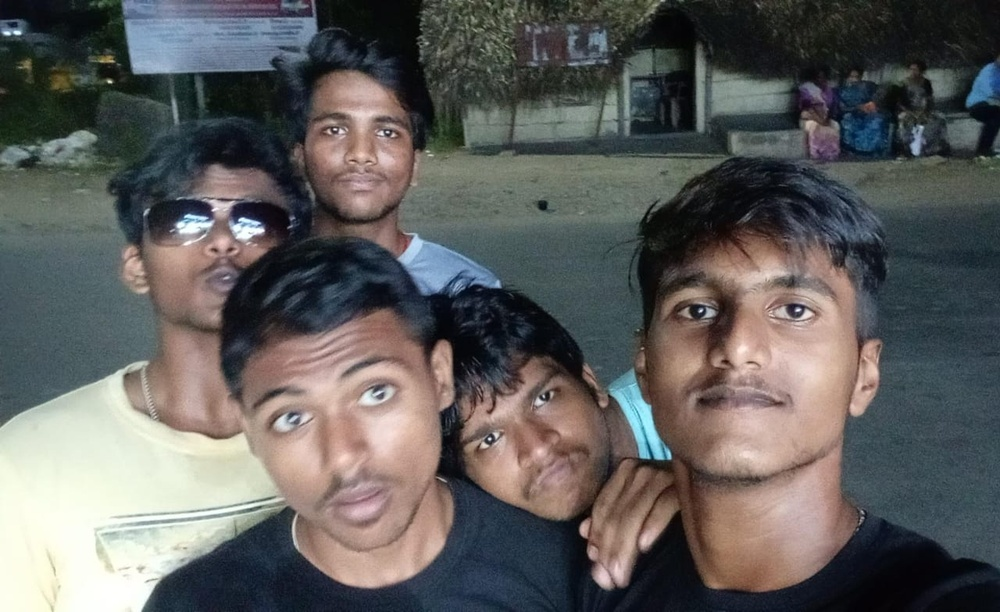
#> input picture test.jpg, 1000 x 612 px, shrunk from 1280 x 783 before the run
$ python benchmark.py 3
#> lines starting #> are read from the running program, lines starting #| are printed output that depends on the picture

import cv2
import time
import sys
def benchmark(num_times):

#> called with num_times = 3
    start = time.clock_gettime(time.CLOCK_REALTIME)
    face_cascade = cv2.CascadeClassifier('haarcascade_frontalface_default.xml')
    img = cv2.imread('test.jpg')
#> img is the input picture: shape (612, 1000, 3); mean B, G, R 92.7, 94.2, 95.4
    gray = cv2.cvtColor(img, cv2.COLOR_BGR2GRAY)
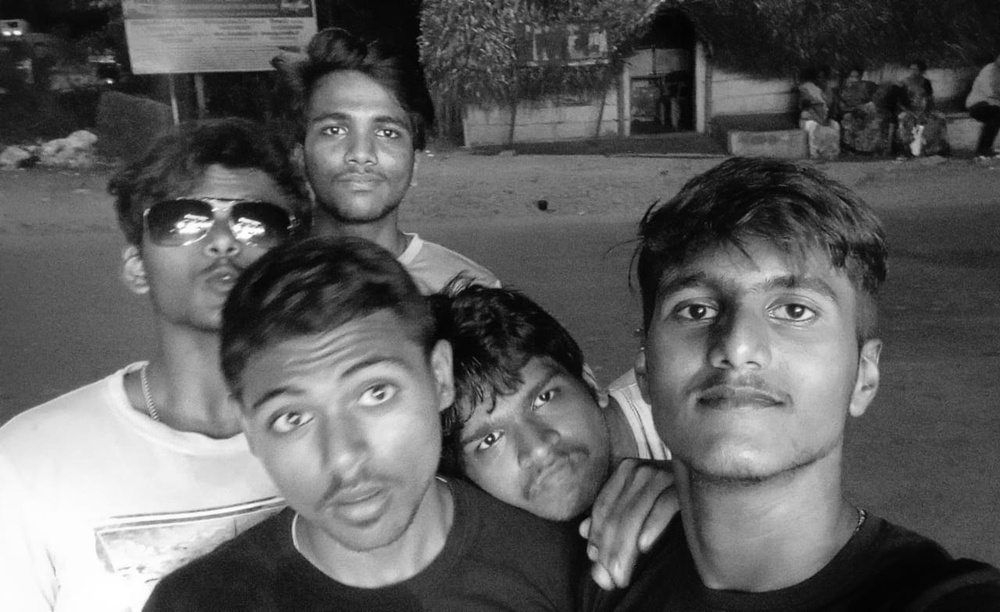
#> gray: shape (612, 1000); min 2, max 255, mean 94.4
    overhead_time = time.clock_gettime(time.CLOCK_REALTIME) - start
    start = time.clock_gettime(time.CLOCK_REALTIME)

    for i in range(0,num_times):
        faces = face_cascade.detectMultiScale(gray, 1.1, 4)

    face_detect_time = time.clock_gettime(time.CLOCK_REALTIME) - start

    return (overhead_time,face_detect_time)

if __name__ == '__main__':
    import sys

    num_times = int(sys.argv[1])
    (overhead_time,face_detect_time) = benchmark(num_times)
    print("overhead_time to load classifier and image -> %f seconds" % overhead_time)
    print("time to do %d face detections -> %f seconds" % (num_times,face_detect_time))
